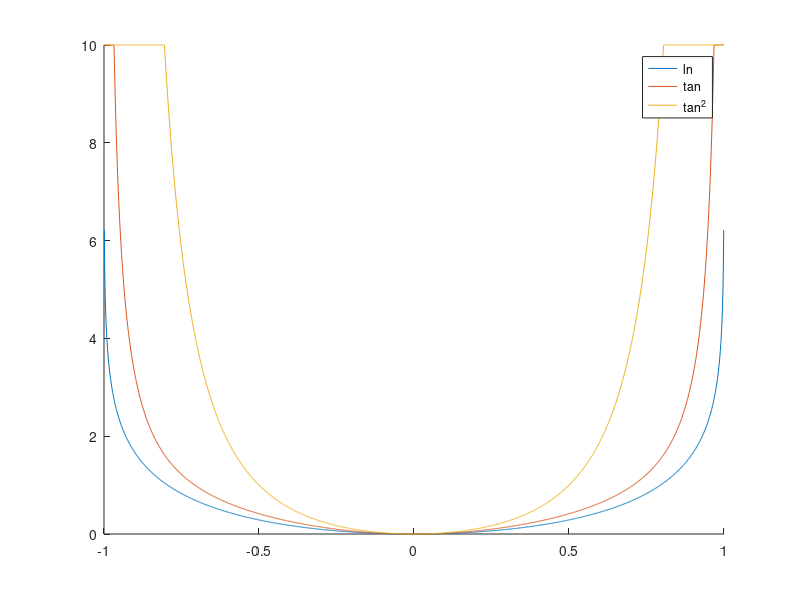

The MATLAB source for this figure:
% author: Mesih Veysi Kılınç
% date:   24-07-2019
% title:  Plot barrier lypunov funtions
ln = [];
trig = [];
trig2 = [];
index = 1;

length = 0.999;
step = 0.001;
for t=-length:step:length
  ln(index)   = log(1/(1-t*t));
  trig(index) = tan(pi/2*t*t);
  trig2(index) = tan(pi/2*t)^2;
  
  if(trig(index) > 10) trig(index) = 10; endif;
  if(trig2(index) > 10) trig2(index) = 10; endif;
  if(ln(index) > 10) ln(index) = 10; endif;
  index += 1;
endfor

hold on;
plot(-length:step:length, ln);
plot(-length:step:length, trig);
plot(-length:step:length, trig2);
legend("ln","tan", "tan^2");
